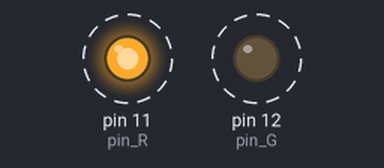
This program was run on a simulated Raspberry Pi (header pin numbers). Shown: output pins drawn as LEDs (lit = HIGH). Dashed ring = blinking. What the program prints to the terminal is not drawn.

Above: at 0.2 s.
Timing chart, 0 to 4.6 s (numbered marks = the images above):
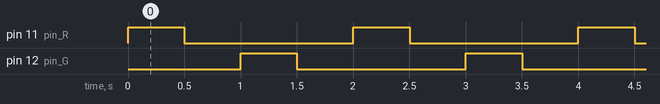

Measured:
- by itself, pin 11 (pin_R), pin 12 (pin_G): alternates HIGH for 0.50 s and LOW for 1.5 s
- by itself, everything shown: repeats every 2.0 s, in 4 steps

The program:

LED2.py
```python
#!/usr/bin/env python
import RPi.GPIO as GPIO
import time

pins = {'pin_R':11, 'pin_G':12}  # pins is a dict
sleep_time =0.5

GPIO.setmode(GPIO.BOARD)       # Numbers GPIOs by physical location
for i in pins:
    GPIO.setup(pins[i], GPIO.OUT)   # Set pins' mode is output
    GPIO.output(pins[i], GPIO.LOW) # Set pins to low(0V) to off led
    print("i is ",i,pins[i])

def loop():
    while True:
            GPIO.output(pins['pin_R'], GPIO.HIGH)   # Set pins to high(+3.3V) to on led
            print(pins['pin_R']," Red Led is On...")
            time.sleep(sleep_time)

            GPIO.output(pins['pin_R'], GPIO.LOW)
            print(pins['pin_R']," Red Led is off...")
            time.sleep(sleep_time)

            GPIO.output(pins['pin_G'], GPIO.HIGH)
            print(pins['pin_G']," Green Led is On...")
            time.sleep(sleep_time)

            GPIO.output(pins['pin_G'], GPIO.LOW)
            print(pins['pin_G']," Green Led is off...")
            time.sleep(sleep_time)

def destroy():

    for i in pins:
        GPIO.output(pins[i], GPIO.LOW)    # Turn off all leds
    GPIO.cleanup()

if __name__ == "__main__":
    try:
        loop()
    except KeyboardInterrupt:
        destroy()
```
